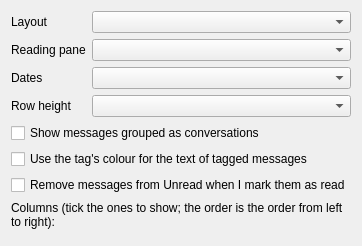
<?xml version="1.0" encoding="UTF-8"?>
<ui version="4.0">
 <class>SettingsMessageList</class>
 <widget class="QWidget" name="SettingsMessageList">
  <layout class="QFormLayout" name="form">
   <item row="0" column="0">
    <widget class="QLabel" name="formLabel0">
     <property name="text">
      <string>Layout</string>
     </property>
     <property name="buddy">
      <cstring>layoutBox</cstring>
     </property>
    </widget>
   </item>
   <item row="0" column="1">
    <widget class="QComboBox" name="layoutBox" />
   </item>
   <item row="1" column="0">
    <widget class="QLabel" name="formLabel1">
     <property name="text">
      <string>Reading pane</string>
     </property>
     <property name="buddy">
      <cstring>paneBox</cstring>
     </property>
    </widget>
   </item>
   <item row="1" column="1">
    <widget class="QComboBox" name="paneBox" />
   </item>
   <item row="2" column="0">
    <widget class="QLabel" name="formLabel2">
     <property name="text">
      <string>Dates</string>
     </property>
     <property name="buddy">
      <cstring>dateBox</cstring>
     </property>
    </widget>
   </item>
   <item row="2" column="1">
    <widget class="QComboBox" name="dateBox" />
   </item>
   <item row="3" column="0">
    <widget class="QLabel" name="formLabel3">
     <property name="text">
      <string>Row height</string>
     </property>
     <property name="buddy">
      <cstring>densityBox</cstring>
     </property>
    </widget>
   </item>
   <item row="3" column="1">
    <widget class="QComboBox" name="densityBox" />
   </item>
   <item row="4" column="0" colspan="2">
    <widget class="QCheckBox" name="conversations">
     <property name="text">
      <string>Show messages grouped as conversations</string>
     </property>
    </widget>
   </item>
   <item row="5" column="0" colspan="2">
    <widget class="QCheckBox" name="tagTextColour">
     <property name="text">
      <string>Use the tag's colour for the text of tagged messages</string>
     </property>
    </widget>
   </item>
   <item row="6" column="0" colspan="2">
    <widget class="QCheckBox" name="unreadLeavesOnRead">
     <property name="text">
      <string>Remove messages from Unread when I mark them as read</string>
     </property>
    </widget>
   </item>
   <item row="7" column="0" colspan="2">
    <widget class="QLabel" name="columnsText">
     <property name="text">
      <string>Columns (tick the ones to show; the order is the order from left to right):</string>
     </property>
     <property name="wordWrap">
      <bool>true</bool>
     </property>
    </widget>
   </item>
   <item row="8" column="0" colspan="2">
    <widget class="QWidget" name="columnsPicker" />
   </item>
  </layout>
 </widget>
 <resources />
 <connections />
</ui>
